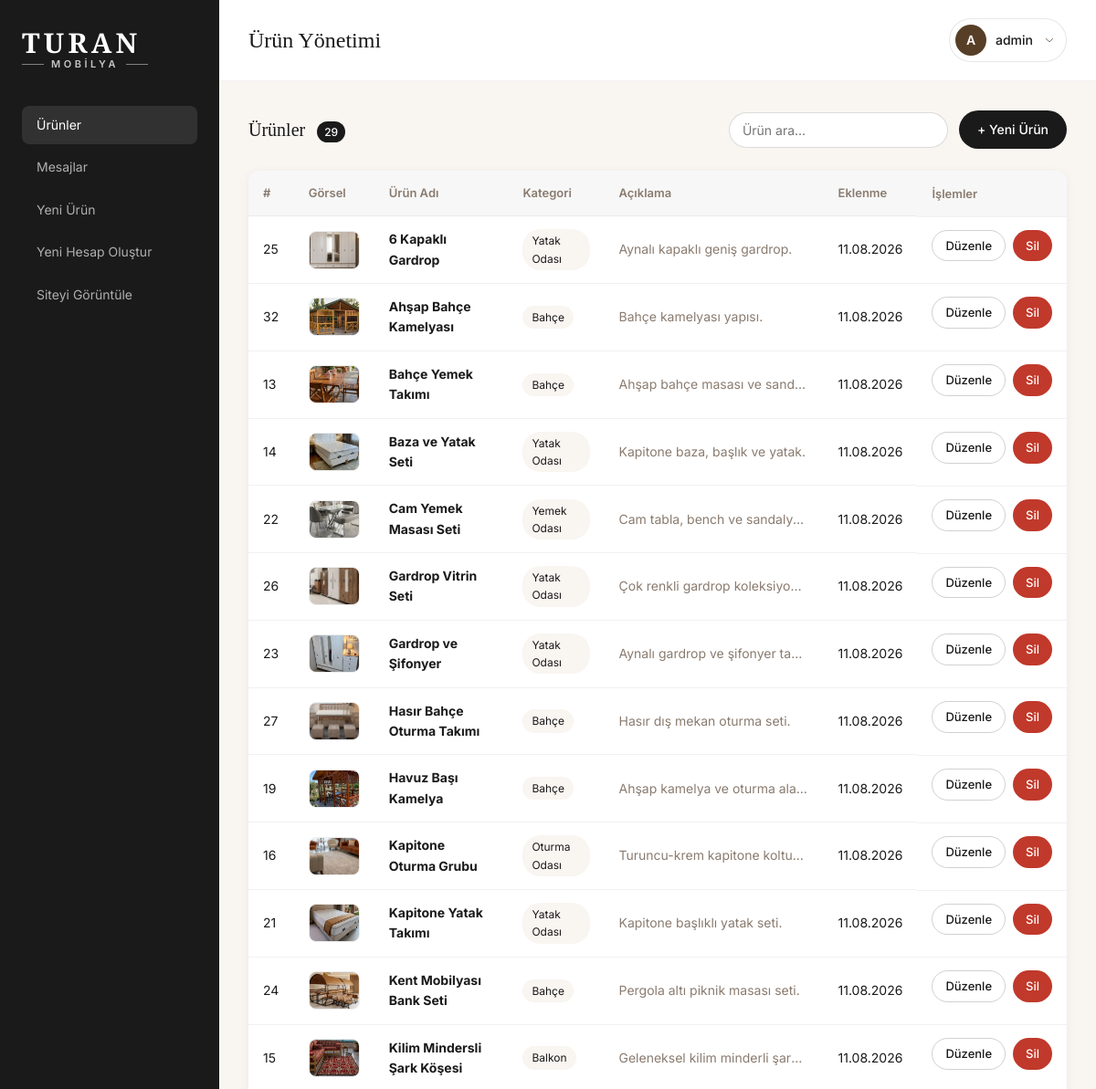
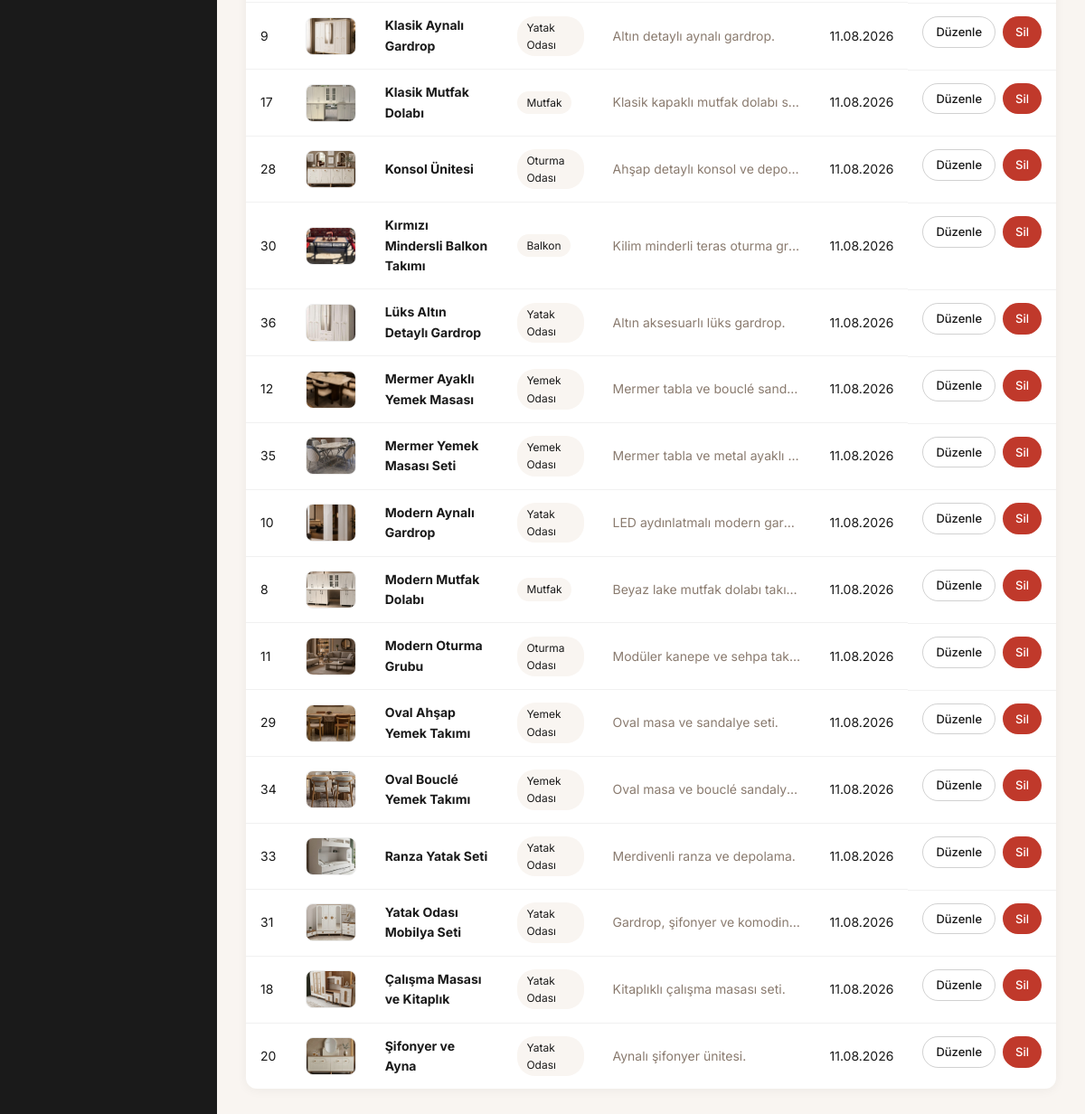
Page /admin/dashboard.php (signed in) on the committed database (2 pictures, top to bottom).
### tables this page shows
CREATE TABLE products (
            id INTEGER PRIMARY KEY AUTOINCREMENT,
            title TEXT NOT NULL,
            category TEXT NOT NULL,
            description TEXT DEFAULT '',
            created_at DATETIME DEFAULT CURRENT_TIMESTAMP
        , image TEXT DEFAULT '');

### includes/functions.php (called while the page is built, shortened)
<?php
function e(string $value): string
{
    return htmlspecialchars($value, ENT_QUOTES, 'UTF-8');
}
function getProducts(): array
{
    $db = getDB();
    return $db->query('SELECT * FROM products ORDER BY title ASC')->fetchAll();
}
function searchProducts(string $query): array
{
    $query = trim($query);
    if ($query === '') {
        return getProducts();
    }
    $db = getDB();
    $term = '%' . $query . '%';
    $stmt = $db->prepare('
        SELECT * FROM products
        WHERE title LIKE ? OR category LIKE ? OR description LIKE ?
        ORDER BY title ASC
    ');
    $stmt->execute([$term, $term, $term]);
    return $stmt->fetchAll();
}

### admin/includes/auth.php (called while the page is built, shortened)
<?php
require_once __DIR__ . '/../../includes/functions.php';
require_once __DIR__ . '/../../includes/products.php';
function getCurrentAdmin(): ?array
{
    $db = getDB();
    $stmt = $db->prepare('SELECT id, username FROM admins WHERE id = ?');
    $stmt->execute([(int) $_SESSION['admin_id']]);
    $admin = $stmt->fetch();
    return $admin ?: null;
}

### includes/products.php (called while the page is built, shortened)
<?php
function productImageUrl(?string $filename): string
{
    $path = UPLOAD_DIR . $filename;
    $version = filemtime($path) ?: time();
    return UPLOAD_URL . rawurlencode($filename) . '?v=' . $version;
}

### admin/dashboard.php (the view, shortened to what this page needs)
<?php
require_once __DIR__ . '/includes/auth.php';
$search = trim($_GET['q'] ?? '');
$products = searchProducts($search);
$pageTitle = 'Ürün Yönetimi';
require __DIR__ . '/includes/header.php';
?>
<div class="admin-toolbar">
  <h2>
    Ürünler
    <span class="badge"><?= count($products) ?></span>
  </h2>
  <div class="admin-toolbar__actions">
    <form class="admin-search" method="get" action="dashboard.php" role="search">
      <input
        type="search"
        name="q"
        value="<?= e($search) ?>"
        placeholder="Ürün ara..."
        aria-label="Ürün ara"
      >
    </form>
    <a href="product_add.php" class="btn btn--dark">+ Yeni Ürün</a>
  </div>
</div>
<?php if (empty($products)): ?>
  <div class="empty-state">
    <?php if ($search !== ''): ?>
      <p>"<?= e($search) ?>" için ürün bulunamadı.</p>
      <a href="dashboard.php" class="btn btn--dark">Tüm Ürünleri Göster</a>
    <?php else: ?>
      <p>Henüz ürün eklenmemiş.</p>
      <a href="product_add.php" class="btn btn--dark">İlk Ürünü Ekle</a>
    <?php endif; ?>
  </div>
<?php else: ?>
  <div class="admin-table-wrap">
    <table class="admin-table">
      <thead>
        <tr>
          <th>#</th>
          <th>Görsel</th>
          <th>Ürün Adı</th>
          <th>Kategori</th>
          <th>Açıklama</th>
          <th>Eklenme</th>
          <th>İşlemler</th>
        </tr>
      </thead>
      <tbody>
        <?php foreach ($products as $product): ?>
          <tr>
            <td><?= (int) $product['id'] ?></td>
            <td>
              <?php if (!empty($product['image']) && productImageUrl($product['image'])): ?>
                <img class="admin-thumb" src="../<?= e(productImageUrl($product['image'])) ?>" alt="">
              <?php else: ?>
                <span class="admin-thumb admin-thumb--empty">—</span>
              <?php endif; ?>
            </td>
            <td><strong><?= e($product['title']) ?></strong></td>
            <td><span class="tag"><?= e($product['category']) ?></span></td>
            <td class="desc-cell"><?= e($product['description'] ?: '—') ?></td>
            <td><?= date('d.m.Y', strtotime($product['created_at'])) ?></td>
            <td class="actions">
              <a href="product_edit.php?id=<?= (int) $product['id'] ?>" class="btn btn--outline btn--sm">Düzenle</a>
              <a href="product_delete.php?id=<?= (int) $product['id'] ?>"
                 class="btn btn--danger btn--sm"
                 onclick="return confirm('Bu ürünü silmek istediğinize emin misiniz?')">Sil</a>
            </td>
          </tr>
        <?php endforeach; ?>
      </tbody>
    </table>
  </div>
<?php endif; ?>
<?php require __DIR__ . '/includes/footer.php'; ?>

### admin/includes/header.php (shortened to what this page needs)
<?php
require_once __DIR__ . '/auth.php';
require_once __DIR__ . '/../../includes/functions.php';
$currentAdmin = getCurrentAdmin();
$currentPage = basename($_SERVER['PHP_SELF']);
$adminInitial = mb_strtoupper(mb_substr($currentAdmin['username'] ?? 'A', 0, 1));
?>
<!DOCTYPE html>
<html lang="tr">
<head>
  <link rel="stylesheet" href="assets/admin.css">
</head>
<body class="admin-body">
  <aside class="admin-sidebar">
    <a href="dashboard.php" class="admin-logo admin-logo--sidebar">
      <span class="admin-logo__text">
        <span class="admin-logo__name">TURAN</span>
        <span class="admin-logo__line">
          <span class="admin-logo__line-bar" aria-hidden="true"></span>
          <span class="admin-logo__sub">MOBİLYA</span>
          <span class="admin-logo__line-bar" aria-hidden="true"></span>
        </span>
      </span>
    </a>
    <nav class="admin-sidebar__nav">
      <a href="dashboard.php" class="<?= $currentPage === 'dashboard.php' ? 'active' : '' ?>">Ürünler</a>
      <a href="messages.php" class="<?= $currentPage === 'messages.php' ? 'active' : '' ?>">
        <span>Mesajlar</span>
      </a>
      <a href="product_add.php" class="<?= $currentPage === 'product_add.php' ? 'active' : '' ?>">Yeni Ürün</a>
      <a href="account_add.php" class="<?= $currentPage === 'account_add.php' ? 'active' : '' ?>">Yeni Hesap Oluştur</a>
      <a href="../index.php" target="_blank">Siteyi Görüntüle</a>
    </nav>
  </aside>
  <main class="admin-main">
    <header class="admin-header">
      <h1><?= e($pageTitle ?? 'Admin Panel') ?></h1>
      <?php if ($currentAdmin): ?>
        <div class="admin-user" id="admin-user-menu">
          <button
            type="button"
            class="admin-user__toggle"
            id="admin-user-toggle"
            aria-expanded="false"
            aria-haspopup="true"
            aria-controls="admin-user-dropdown"
          >
            <span class="admin-user__avatar" aria-hidden="true"><?= e($adminInitial) ?></span>
            <span class="admin-user__name"><?= e($currentAdmin['username']) ?></span>
            <svg class="admin-user__chevron" viewBox="0 0 24 24" fill="none" stroke="currentColor" stroke-width="1.5" aria-hidden="true">
              <path d="M6 9l6 6 6-6"/>
            </svg>
          </button>
        </div>
      <?php endif; ?>
    </header>
    <div class="admin-content">

### rows in the picture
products: id "25", image (picture), title "6 Kapaklı Gardrop", category "Yatak Odası", description "Aynalı kapaklı geniş gardrop.", created_at "11.08.2026"
products: id "32", image (picture), title "Ahşap Bahçe Kamelyası", category "Bahçe", description "Bahçe kamelyası yapısı.", created_at "11.08.2026"
products: id "13", image (picture), title "Bahçe Yemek Takımı", category "Bahçe", description "Ahşap bahçe masası ve sand…", created_at "11.08.2026"
products: id "14", image (picture), title "Baza ve Yatak Seti", category "Yatak Odası", description "Kapitone baza, başlık ve yatak.", created_at "11.08.2026"
products: id "22", image (picture), title "Cam Yemek Masası Seti", category "Yemek Odası", description "Cam tabla, bench ve sandaly…", created_at "11.08.2026"
products: id "26", image (picture), title "Gardrop Vitrin Seti", category "Yatak Odası", description "Çok renkli gardrop koleksiyonu.", created_at "11.08.2026"
products: id "23", image (picture), title "Gardrop ve Şifonyer", category "Yatak Odası", description "Aynalı gardrop ve şifonyer ta…", created_at "11.08.2026"
products: id "27", image (picture), title "Hasır Bahçe Oturma Takımı", category "Bahçe", description "Hasır dış mekan oturma seti.", created_at "11.08.2026"
products: id "19", image (picture), title "Havuz Başı Kamelya", category "Bahçe", description "Ahşap kamelya ve oturma ala…", created_at "11.08.2026"
products: id "16", image (picture), title "Kapitone Oturma Grubu", category "Oturma Odası", description "Turuncu-krem kapitone koltu…", created_at "11.08.2026"
products: id "21", image (picture), title "Kapitone Yatak Takımı", category "Yatak Odası", description "Kapitone başlıklı yatak seti.", created_at "11.08.2026"
products: id "24", image (picture), title "Kent Mobilyası Bank Seti", category "Bahçe", description "Pergola altı piknik masası seti.", created_at "11.08.2026"
products: id "15", image (picture), title "Kilim Mindersli Şark Köşesi", category "Balkon", description "Geleneksel kilim minderli şar…", created_at "11.08.2026"
products: id "9", image (picture), title "Klasik Aynalı Gardrop", category "Yatak Odası", description "Altın detaylı aynalı gardrop.", created_at "11.08.2026"
products: id "17", image (picture), title "Klasik Mutfak Dolabı", category "Mutfak", description "Klasik kapaklı mutfak dolabı s…", created_at "11.08.2026"
products: id "28", image (picture), title "Konsol Ünitesi", category "Oturma Odası", description "Ahşap detaylı konsol ve depo…", created_at "11.08.2026"
products: id "30", image (picture), title "Kırmızı Mindersli Balkon Takımı", category "Balkon", description "Kilim minderli teras oturma gr…", created_at "11.08.2026"
products: id "36", image (picture), title "Lüks Altın Detaylı Gardrop", category "Yatak Odası", description "Altın aksesuarlı lüks gardrop.", created_at "11.08.2026"
products: id "12", image (picture), title "Mermer Ayaklı Yemek Masası", category "Yemek Odası", description "Mermer tabla ve bouclé sand…", created_at "11.08.2026"
products: id "35", image (picture), title "Mermer Yemek Masası Seti", category "Yemek Odası", description "Mermer tabla ve metal ayaklı…", created_at "11.08.2026"
products: id "10", image (picture), title "Modern Aynalı Gardrop", category "Yatak Odası", description "LED aydınlatmalı modern gar…", created_at "11.08.2026"
products: id "8", image (picture), title "Modern Mutfak Dolabı", category "Mutfak", description "Beyaz lake mutfak dolabı takı…", created_at "11.08.2026"
products: id "11", image (picture), title "Modern Oturma Grubu", category "Oturma Odası", description "Modüler kanepe ve sehpa tak…", created_at "11.08.2026"
products: id "29", image (picture), title "Oval Ahşap Yemek Takımı", category "Yemek Odası", description "Oval masa ve sandalye seti.", created_at "11.08.2026"
products: id "34", image (picture), title "Oval Bouclé Yemek Takımı", category "Yemek Odası", description "Oval masa ve bouclé sandaly…", created_at "11.08.2026"
products: id "33", image (picture), title "Ranza Yatak Seti", category "Yatak Odası", description "Merdivenli ranza ve depolama.", created_at "11.08.2026"
products: id "31", image (picture), title "Yatak Odası Mobilya Seti", category "Yatak Odası", description "Gardrop, şifonyer ve komodin…", created_at "11.08.2026"
products: id "18", image (picture), title "Çalışma Masası ve Kitaplık", category "Yatak Odası", description "Kitaplıklı çalışma masası seti.", created_at "11.08.2026"
products: id "20", image (picture), title "Şifonyer ve Ayna", category "Yatak Odası", description "Aynalı şifonyer ünitesi.", created_at "11.08.2026"

### other values in the picture
$pageTitle "Ürün Yönetimi"
$adminInitial "A"
$currentAdmin['username'] "admin"
count($products) "29"
